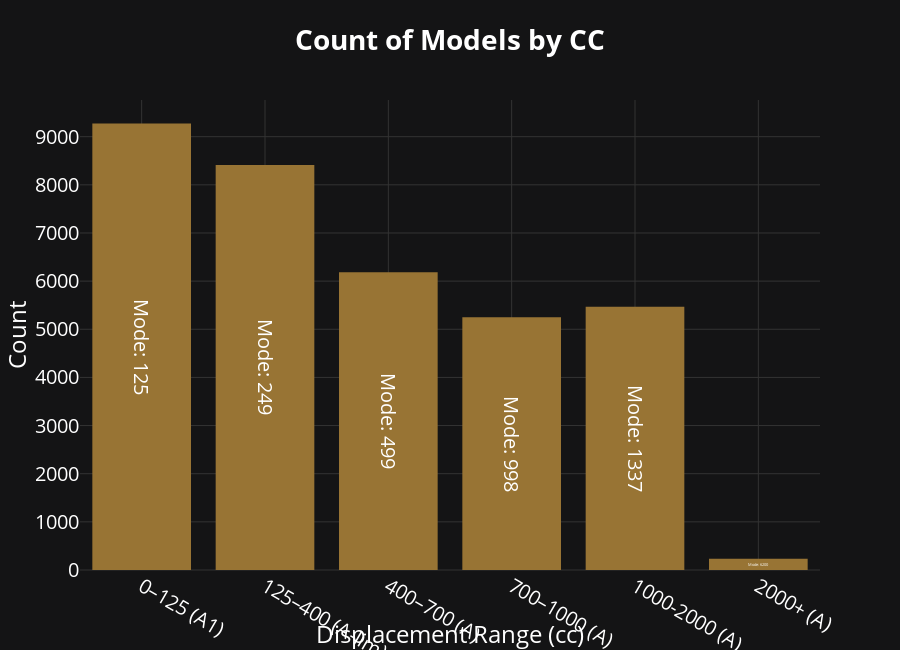

Notebook cell for this chart:
### Markdown cell above
### Counts of bikes per cc
 > Let's figure out how many bikes were produced per cc category

### Code cell
bins   = [0, 125, 400, 700, 1000, 2000, np.inf]
labels = ["0–125 (A1)", "125–400 (A-lim)", "400–700 (A)", 
          "700–1000 (A)", "1000-2000 (A)", "2000+ (A)"]

# A new column with the categories in which every model falls
df["Disp_cat"] = pd.cut(df["Displacement_cc"], bins=bins, labels=labels, right=True)

# For each category, we calculate the count and the mode            
count_df  = (df["Disp_cat"]
             .value_counts()
             .reindex(labels)
             .rename("Count")
             .reset_index()
             .rename(columns={"Disp_cat": "Displacement Range (cc)"}))

# Calulates the mode for each category
mode_df = (
    df.groupby("Disp_cat", observed=False)["Displacement_cc"]
    .agg(lambda x: x.mode().iloc[0] if not x.mode().empty else np.nan)
    .reindex(labels)
    .reset_index()
    .rename(columns={
        "Disp_cat": "Displacement Range (cc)",
        "Displacement_cc": "mode_cc"
    })
)

# Merge the two DataFrames
disp_summary = count_df.merge(mode_df, on="Displacement Range (cc)")
# Display the mode in a more readable format
disp_summary["mode_text"] = "Mode: " + disp_summary["mode_cc"].round(0).astype(int).astype(str)


fig2 = px.bar(
    disp_summary,
    x="Displacement Range (cc)",
    y="Count",
    #This will show the mode on the bar
    text="mode_text",

    title="<b>Count of Models by CC</b>",
    color_discrete_sequence=["#987434"],
    height=650
)

fig2.update_xaxes(categoryorder="array", categoryarray=labels)

fig2.update_traces(
    texttemplate="%{text}", 
    textposition="inside",
    insidetextanchor="middle", 
    textfont=dict(color="white", size=20)
)



set_theme(fig2).show()

### Figure 1 — Plotly figure (JSON) as saved in the notebook; plotly's stock layout.template omitted (floating-point values rounded to 4 significant figures)
{"data": [{"alignmentgroup": "True", "hovertemplate": "Displacement Range (cc)=%{x}<br>Count=%{y}<br>mode_text=%{text}<extra></extra>", "insidetextanchor": "middle", "legendgroup": "", "marker": {"color": "#987434", "pattern": {"shape": ""}}, "name": "", "offsetgroup": "", "orientation": "v", "showlegend": false, "text": ["Mode: 125", "Mode: 249", "Mode: 499", "Mode: 998", "Mode: 1337", "Mode: 6200"], "textfont": {"color": "white", "size": 20}, "textposition": "inside", "texttemplate": "%{text}", "type": "bar", "x": ["0–125 (A1)", "125–400 (A-lim)", "400–700 (A)", "700–1000 (A)", "1000-2000 (A)", "2000+ (A)"], "xaxis": "x", "y": [9274, 8414, 6182, 5252, 5470, 236], "yaxis": "y"}], "layout": {"barmode": "relative", "font": {"color": "white", "size": 20}, "height": 650, "legend": {"bgcolor": "rgba(0,0,0,0)", "tracegroupgap": 0}, "paper_bgcolor": "#141415", "plot_bgcolor": "#141415", "title": {"text": "<b>Count of Models by CC</b>"}, "xaxis": {"anchor": "y", "categoryarray": ["0–125 (A1)", "125–400 (A-lim)", "400–700 (A)", "700–1000 (A)", "1000-2000 (A)", "2000+ (A)"], "categoryorder": "array", "domain": [0, 1], "gridcolor": "#333333", "title": {"text": "Displacement Range (cc)"}, "zerolinecolor": "#333333"}, "yaxis": {"anchor": "x", "domain": [0, 1], "gridcolor": "#333333", "title": {"text": "Count"}, "zerolinecolor": "#333333"}}}
